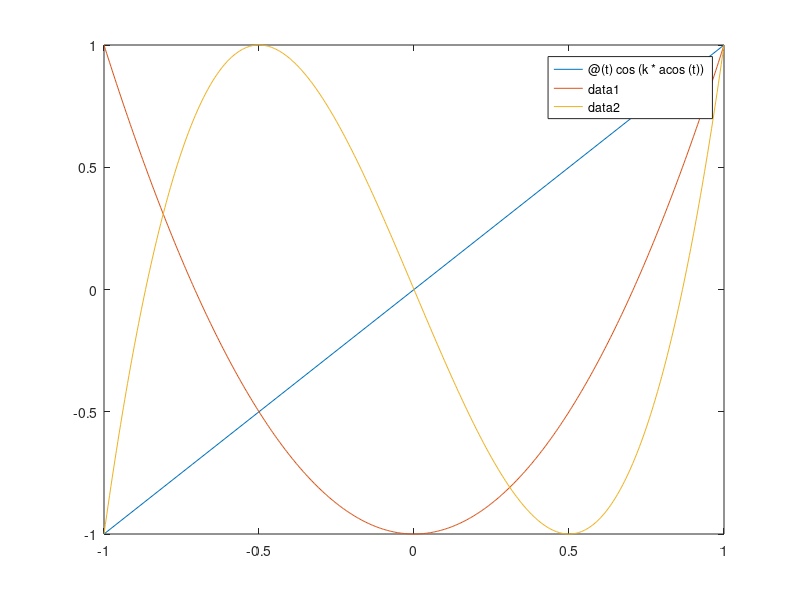
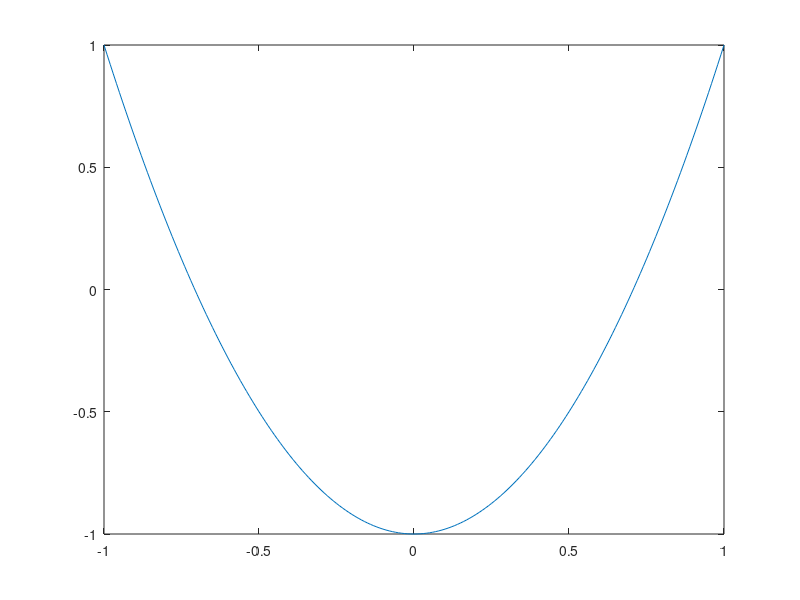

The MATLAB source for these figures, in order:
% a) Plot Chebyshev polynomials of the first kind and T1, T2, T3.

figure(1);
n=3;
for k=1:n
    tn=@(t) cos(k*acos(t));
    fplot(tn, [-1, 1]);
    hold on;
end

% b) Plot first n Chebyshev polynomials with the following reccurence
% formula

figure(2);
size = 2;
figure(2)
t = -1:0.01:1;
Tn_1 = 1;
Tn = t;

for n = 1:size-1
   T = Tn*2.*t - Tn_1;
   plot(t, T);
   hold on;
   Tn_1 = Tn;
   Tn = T;
end

